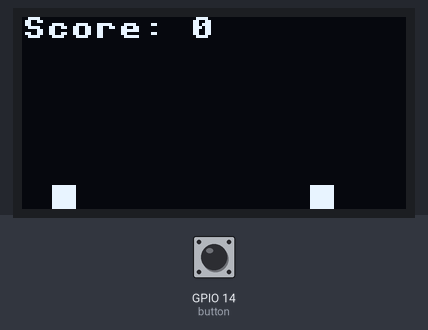
A program run on a simulated ESP32 board running MicroPython. Parts: 128×64 one-colour display. The test bench sets the inputs (shaded band); at power-on: GPIO 14 (button) HIGH. Library files of the repository ran but are not shown: ssd1306.py.

Above: at 1.25 s.
1.3 s: GPIO 14 (button) pulled LOW for 0.15 s
At 1.47 s:
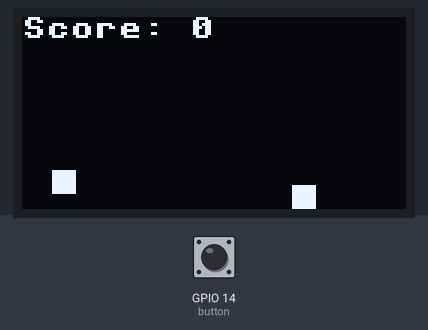
2.0 s: GPIO 14 (button) pulled LOW for 1 s
At 2.14 s:
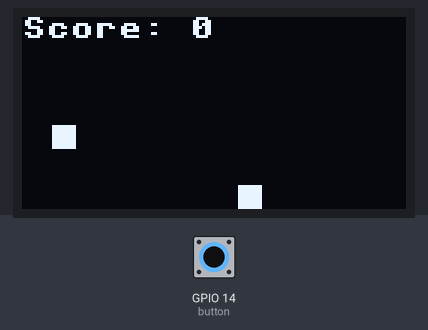
3.6 s: GPIO 14 (button) pulled LOW for 0.15 s
At 3.78 s:
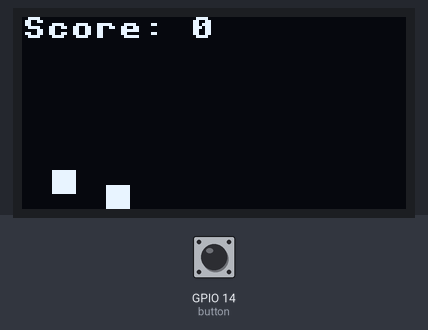
4.3 s: GPIO 14 (button) pulled LOW for 1 s
At 4.45 s:
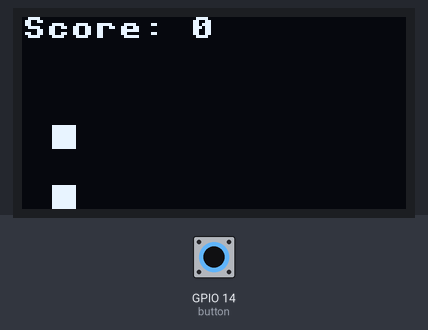

The program:

dino_game.py
```python
from machine import Pin, SoftI2C, Timer
import ssd1306
from time import sleep
import random

# Setup I2C for OLED
i2c = SoftI2C(scl=Pin(22), sda=Pin(21))  # ใช้ I2C สำหรับการเชื่อมต่อกับหน้าจอ OLED
oled = ssd1306.SSD1306_I2C(128, 64, i2c)  # หน้าจอ OLED ความละเอียด 128x64

# Button setup for jump (ใช้ปุ่มเพื่อกระโดด)
button = Pin(14, Pin.IN, Pin.PULL_UP)  # กำหนดให้ GPIO 14 เป็นปุ่ม และใช้ Pull-up resistor

# Global variables for game
player_y = 56  # ตำแหน่ง Y ของตัวละคร (เริ่มที่ตำแหน่งบนพื้น)
jump = False  # ตัวแปรเพื่อติดตามว่าตัวละครกำลังกระโดดหรือไม่
double_jump = False  # ติดตามว่าตัวละครกระโดดครั้งที่สองได้หรือไม่
jump_height = 30  # ความสูงสูงสุดของการกระโดด
obstacle_x = 128  # ตำแหน่ง X ของสิ่งกีดขวาง (เริ่มต้นนอกจอทางขวา)
speed = 2  # ความเร็วของสิ่งกีดขวาง
score = 0  # คะแนนของเกม
jump_count = 0  # ตัวนับจำนวนการกระโดด (สำหรับ double jump)

# ฟังก์ชันการวาดตัวละคร (Draw player as a square)
def draw_player():
    oled.fill_rect(10, player_y, 8, 8, 1)  # วาดตัวละครที่ตำแหน่ง player_y

# ฟังก์ชันการวาดสิ่งกีดขวาง (Draw obstacle)
def draw_obstacle():
    oled.fill_rect(int(obstacle_x), 56, 8, 8, 1)  # วาดสิ่งกีดขวางที่ตำแหน่ง obstacle_x (ใช้ int เพื่อป้องกัน float)

# ฟังก์ชันอัพเดตสถานะของเกม (Update game state)
def update():
    global player_y, jump, double_jump, obstacle_x, speed, score, jump_count

    oled.fill(0)  # เคลียร์หน้าจอ OLED

    # วาดตัวละครและสิ่งกีดขวาง
    draw_player()
    draw_obstacle()

    # ย้ายสิ่งกีดขวางจากขวาไปซ้าย
    obstacle_x -= speed  # ลดค่าตำแหน่ง X ของสิ่งกีดขวาง
    if obstacle_x < 0:  # หากสิ่งกีดขวางหลุดจากจอทางซ้าย
        obstacle_x = 128  # รีเซ็ตตำแหน่ง X ของสิ่งกีดขวางกลับไปทางขวา
        score += 1  # เพิ่มคะแนนเมื่อหลบสิ่งกีดขวางได้
        speed += 0.1  # เพิ่มความเร็วเพื่อเพิ่มความยากของเกม

    # ตรวจสอบการชนกับสิ่งกีดขวาง (Check collision)
    if obstacle_x < 18 and player_y >= 56:  # ถ้าตำแหน่งของสิ่งกีดขวางชนกับตัวละคร
        oled.text('Game Over', 30, 30)  # แสดงข้อความ "Game Over"
        oled.show()  # แสดงผล
        sleep(2)  # รอ 2 วินาที
        reset_game()  # รีเซ็ตเกม

    # การกระโดดของตัวละคร (Handle jumping)
    if jump:  # ถ้ากำลังกระโดด
        player_y -= 5  # เลื่อนตัวละครขึ้น
        if player_y <= 56 - jump_height:  # ถ้าถึงความสูงสูงสุด
            jump = False  # หยุดการกระโดด
    elif double_jump:  # ตรวจสอบถ้ากระโดดสองครั้ง (double jump)
        player_y -= 5  # เลื่อนตัวละครขึ้น
        if player_y <= 56 - jump_height:  # ถ้าถึงความสูงสูงสุดในการกระโดดครั้งที่สอง
            double_jump = False  # หยุด double jump
    else:
        if player_y < 56:  # ถ้าตัวละครยังไม่อยู่บนพื้น
            player_y += 5  # ตัวละครตกลงพื้น

    # แสดงคะแนน (Display score)
    oled.text("Score: {}".format(score), 0, 0)  # แสดงคะแนนที่มุมซ้ายบน

    oled.show()  # แสดงผลบนหน้าจอ OLED

# ฟังก์ชันรีเซ็ตเกม (Reset game)
def reset_game():
    global obstacle_x, player_y, jump, score, speed, double_jump, jump_count
    obstacle_x = 128  # รีเซ็ตตำแหน่งของสิ่งกีดขวาง
    player_y = 56  # รีเซ็ตตำแหน่งของตัวละคร (อยู่บนพื้น)
    jump = False  # รีเซ็ตการกระโดด
    double_jump = False  # รีเซ็ต double jump
    score = 0  # รีเซ็ตคะแนน
    speed = 2  # รีเซ็ตความเร็ว
    jump_count = 0  # รีเซ็ตจำนวนการกระโดด

# ฟังก์ชันที่ทำงานเมื่อกดปุ่ม (Interrupt for jump and double jump)
def handle_button(pin):
    global jump, double_jump, jump_count
    if player_y == 56:  # ถ้าตัวละครอยู่บนพื้น
        jump = True  # เริ่มการกระโดดครั้งแรก
        jump_count = 1  # ตั้งค่า jump_count เป็น 1
    elif jump_count == 1 and not double_jump:  # ถ้ากระโดดครั้งแรกแล้วและยังไม่ได้กระโดดสองครั้ง
        double_jump = True  # เริ่ม double jump
        jump_count = 2  # ตั้งค่า jump_count เป็น 2

# Attach interrupt to the button (เชื่อมต่อ Interrupt กับปุ่ม)
button.irq(trigger=Pin.IRQ_FALLING, handler=handle_button)  # เรียกฟังก์ชัน handle_button เมื่อกดปุ่ม

# Main game loop
while True:
    update()  # อัพเดตสถานะของเกมในทุกๆ ลูป
    sleep(0.05)  # หน่วงเวลาเล็กน้อยเพื่อให้การแสดงผลนุ่มนวล
```
